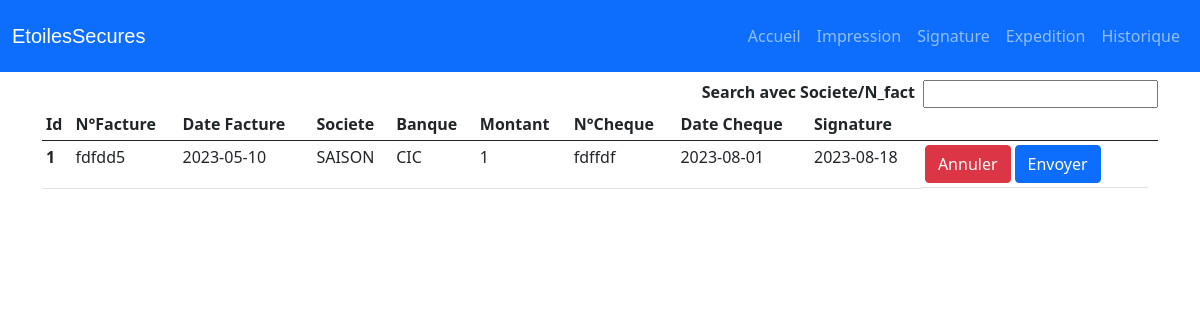
/expedition, run on the app's committed database.
### tables this page shows
CREATE TABLE `facture` (
  `numeroFacture` varchar(32) NOT NULL,
  `dateFacture` date NOT NULL,
  `montantFacture` decimal(32,0) NOT NULL,
  `montantLettresFacture` varchar(256) NOT NULL,
  `statutFacture` tinyint(1) NOT NULL,
  `fkSociete` int(32) NOT NULL,
  `statutChequeFacture` tinyint(1) NOT NULL DEFAULT 0
);

CREATE TABLE `societe` (
  `id` int(11) NOT NULL,
  `nomSociete` varchar(64) NOT NULL,
  `fkBanque` int(32) NOT NULL
);

CREATE TABLE `banque` (
  `id` int(64) NOT NULL,
  `nomBanque` varchar(64) NOT NULL,
  `courtNomBanque` varchar(32) NOT NULL,
  `adresseBanque` varchar(128) NOT NULL,
  `cpBanque` int(8) NOT NULL,
  `villeBanque` varchar(32) NOT NULL,
  `telBanque` varchar(16) NOT NULL
);

CREATE TABLE `cheque` (
  `numeroCheque` varchar(32) NOT NULL,
  `dateCheque` date NOT NULL,
  `statutChequeSignature` tinyint(1) NOT NULL DEFAULT 0,
  `dateChequeSignature` date DEFAULT NULL,
  `statutChequeExpedition` tinyint(1) DEFAULT NULL,
  `dateChequeExpedition` date DEFAULT NULL,
  `descriptionCheque` varchar(128) DEFAULT NULL,
  `fkFacture` varchar(32) NOT NULL
);

### controllers/ControllerExpedition.php (called while the page is built, shortened)
<?php
class ControllerExpedition
{
    public function __construct($url)
    {
        $this->expedition();
    }
    public function expedition()
    {
        $this->chequeManager = new ChequeManager;
        $cheques = $this->chequeManager->getChequesComplets();
        $this->view = new View('Expedition');
        $this->view->generate(array('cheques' => $cheques));
    }
}

### index.php (called while the page is built, shortened)
<?php
$router = new Router();
$router->routeReq();

### models/Model.php (called while the page is built, shortened)
<?php
abstract class Model
{
    private static $_bdd;
    private static function setBdd()
    {
        self::$_bdd = new PDO('mysql:host=localhost; dbname=facturation_stock;charset=utf8', 'root', '');
        self::$_bdd->setAttribute(PDO::ATTR_ERRMODE, PDO::ERRMODE_WARNING);
    }
    protected function getBdd()
    {
        return self::$_bdd;
    }
    protected function getById($table, $obj, $id)
    {
        $req = self::$_bdd->prepare('SELECT * FROM ' . $table . "WHERE `id`=:id");
        $req->bindValue(':id', $id, PDO::PARAM_INT);
        $req->execute();
        $data = $req->fetch(PDO::FETCH_ASSOC);
        if (!empty($data)) {
            $var = new $obj($data);
            return $var;
        }
    }
}

### models/ChequeManager.php (called while the page is built, shortened)
<?php
class ChequeManager extends Model
{
    public function getChequesComplets()
    {
        try {
            $sql = "SELECT * from `cheque`
             WHERE  statutChequeExpedition  IS NULL
             AND descriptionCheque=''" ;
            $query = $this->getBdd()->prepare($sql);;
            $query->execute();
            $data = $query->fetchAll(PDO::FETCH_ASSOC);
            if ($data) {
                foreach ($data as $value) {
                    $cheques[] = new  Cheque($value);
                }
                return $cheques;
            }
        } catch (PDOException $e) {
            echo "Error: " . $e->getMessage();
            die();
        }
    }
}

### models/Cheque.php (called while the page is built, shortened)
<?php
class Cheque
{
    private $numero;
    private $date;
    private $dateSignature;
    private $fkFacture;
    public function hydrate(array $data)
    {
        foreach ($data as $key => $value) {
            $methode = 'set' . ucfirst($key);
        }
    }
    public function setNumeroCheque($n_cheque)
    {
        if (is_string($n_cheque)) {
            $this->numero = $n_cheque;
        }
    }
    public function setDateCheque($date_cheque)
    {
        $this->date = $date_cheque;
    }
    public function setDateChequeSignature($date_signature)
    {
        $this->dateSignature = $date_signature;
    }
    public function setFkFacture($fk_factture)
    {
        $this->fkFacture = $fk_factture;
    }
    public function numero()
    {
        return $this->numero;
    }
    public function date()
    {
        return $this->date;
    }
    public function dateSignature()
    {
        return $this->dateSignature;
    }
    public function fkFacture()
    {
        return $this->fkFacture;
    }
     public function getFacture(){
        try {
            $this->factureManager = new FactureManager;
            $bdd =$this->factureManager->getFactureBdd();
            $sql = 'SELECT * FROM `facture`
                    WHERE numeroFacture =:NFact';
            $req = $bdd->prepare($sql);
            $req->bindValue(':NFact', $this->fkFacture(), PDO::PARAM_STR);
            $req->execute();
            $data = $req->fetch(PDO::FETCH_ASSOC);
           if(isset($data)){
            $banque = new Facture($data);
            return $banque;
           }
        } catch (PDOException $e) {
            echo "Error: " . $e->getMessage();
            die();
        }
    }
}

### models/Facture.php (called while the page is built, shortened)
<?php
class Facture
{
    private $numero;
    private $date;
    private $montant;
    private $fkSociete;
    public function hydrate(array $data)
    {
        foreach ($data as $key => $value) {
            $methode = 'set' . ucfirst($key);
        }
    }
    public function setNumeroFacture($n_fact)
    {
        if (is_string($n_fact)) {
            $this->numero = $n_fact;
        }
    }
    public function setDateFacture($date_fact)
    {
        $this->date = $date_fact;
    }
    public function setFkSociete($fk_soc)
    {
        $fk_soc = (int) $fk_soc;
        if ($fk_soc > 0) {
            $this->fkSociete = $fk_soc;
        }
    }
    public function setMontantFacture($montant)
    {
        $montant = (float) $montant;
        if ($montant  > 0) {
            $this->montant = $montant;
        }
    }
    public function numero()
    {
        return  $this->numero;
    }
    public function date()
    {
        return $this->date;
    }
    public function fkSociete()
    {
        return  $this->fkSociete;
    }
    public function montant()
    {
        return $this->montant;
    }
}

### models/SocieteManager.php (called while the page is built, shortened)
<?php
class SocieteManager extends Model
{
    static $bdd;
    public function getSociete($id)
    {
        return $this->getById('societe ', 'Societe', $id);
    }
      public function getBddSociete()
       {
           if (self::$bdd == null) {
               self::$bdd = $this->getBdd();
           }
           return self::$bdd;
       }
}

### models/Societe.php (called while the page is built, shortened)
<?php
class Societe
{
    private $id;
    private $nom;
    static $bdd;
    public function hydrate(array $data)
    {
        foreach ($data as $key => $value) {
            $methode = 'set' . ucfirst($key);
        }
    }
    public function setNomSociete($nom)
    {
        if (is_string($nom)) {
            $this->nom = $nom;
        }
    }
    public function setId($id)
    {
        $id = (int)$id;
        if ($id > 0) {
            $this->id = $id;
        }
    }
    public function setFkBanque($fk_banque)
    {
        $fk_banque = (int)$fk_banque;
    }
    public function nom()
    {
        return $this->nom;
    }
    public function id()
    {
        return $this->id;
    }
    public function getBanque(){
        try {
            $this->societeManager = new SocieteManager;
            self::$bdd=$this->societeManager->getBddSociete();
            $sql = 'SELECT * FROM `societe` AS soc
                    INNER JOIN `banque` AS bnq
                    ON soc.fkBanque = bnq.id
                    WHERE soc.id=:id';
            $req = self::$bdd->prepare($sql);
            $req->bindValue(':id', $this->id(), PDO::PARAM_INT);
            $req->execute();
            $data = $req->fetch(PDO::FETCH_ASSOC);
           if(isset($data)){
            $banque = new Banque($data);
            return $banque;
           }
        } catch (PDOException $e) {
            echo "Error: " . $e->getMessage();
            die();
        }
    }
}

### models/Banque.php (called while the page is built, shortened)
<?php
class Banque
{
    public function hydrate(array $data)
    {
        foreach ($data as $key => $value) {
            $methode = 'set' . ucfirst($key);
        }
    }
    public function setId($id)
    {
        $id = (int)$id;
    }
}

### views/ViewExpedition.php (the view, shortened to what this page needs)
<?php
$societeManager = new SocieteManager;
?>
<div class="container">
   <div class="serachForm mt-2 d-flex justify-content-end">
        <label class="mx-2" for="site-search"><strong>Search avec Societe/N_fact</strong></label>
         <input class="sitesearch" type="search" id="sitesearch" name="site-search">
   </div>
        <table class="table table-sm">
            <thead>
                <tr>
                    <th scope="col">Id</th>
                    <th scope="col">N°Facture</th>
                    <th scope="col">Date Facture</th>
                    <th scope="col">Societe</th>
                    <th scope="col">Banque</th>
                    <th scope="col">Montant</th>
                    <th scope="col">N°Cheque</th>
                    <th scope="col">Date Cheque</th>
                    <th scope="col">Signature</th>
                    <th scope="col"> </th>
                    <th scope="col"> </th>
                </tr>
            </thead>
            <tbody class="tbodyExpedition">
                <?php
                if (isset($cheques)) {
                    for ($i = 0; $i < count($cheques); $i++) {
                        $facture = $cheques[$i]->getFacture();
                        $fkSoc =$facture->fkSociete();
                        $societe = $societeManager->getSociete($fkSoc);
                        $banque = $societe->getBanque();
                ?>
                   <tr class="tr<?=$i?>">
                        <th scope="row"><?= ($i + 1) ?></th>
                        <td><?= $facture->numero()?></td>
                        <td><?= $facture->date()?></td>
                        <td><?= $societe->nom() ?></td>
                        <td><?= $banque->nom() ?></td>
                        <td><?= $facture->montant()?></td>
                        <td><?= $cheques[$i]->numero()?></td>
                        <td><?= $cheques[$i]->date()?></td>
                        <td>
                        <?= $cheques[$i]->dateSignature()?></td>
                        <td class="d-flex">
                                <button type="button" class="btn btn-danger" onclick="annulerExpedition('tr<?= $i ?>')" >Annuler</button>
                                <button type="button" class="btn btn-primary mx-1" onclick="envoyerExpedition('tr<?= $i ?>')" >Envoyer</button>
                        </td>
                    </tr>
                <?php }
                } ?>
            </tbody>
        </table>
</div>
<div class="mt-3"id="msgDiv">
                 <h6 class="p-2" id="msg"></h6>
</div>

### assets/css/style.css (style rules this page uses)
* { margin: 0; padding: 0; box-sizing: border-box; }
body { min-height: 100vh; }

### data on the page
facture: numeroFacture "fdfdd5", dateFacture "2023-05-10", montantFacture "1"
societe: nomSociete "SAISON", fkBanque.nomBanque "CIC"
cheque: numeroCheque "fdffdf", dateCheque "2023-08-01", dateChequeSignature "2023-08-18"
